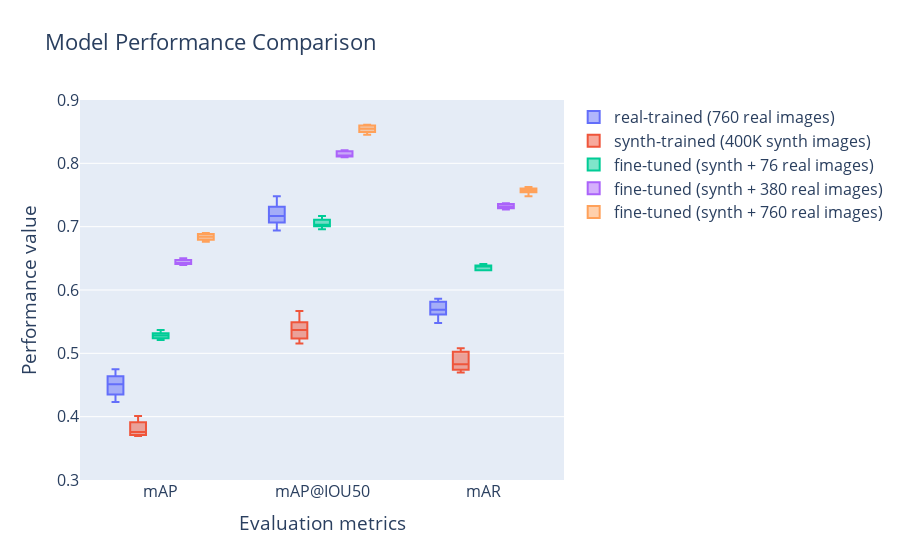

Here is the notebook cell this chart was saved with:
### Code cell
performance_box_plot(title="Model Performance Comparison", data=data, y_range=[0.3, 0.9])

### Figure 1 — Plotly figure (JSON) as saved in the notebook; plotly's stock layout.template omitted (floating-point values rounded to 4 significant figures)
{"data": [{"name": "real-trained (760 real images)", "type": "box", "x": ["mAP", "mAP", "mAP", "mAP", "mAP", "mAP@IOU50", "mAP@IOU50", "mAP@IOU50", "mAP@IOU50", "mAP@IOU50", "mAR", "mAR", "mAR", "mAR", "mAR"], "y": [0.475, 0.46, 0.451, 0.423, 0.4391, 0.748, 0.726, 0.717, 0.694, 0.711, 0.586, 0.58, 0.569, 0.548, 0.566]}, {"name": "synth-trained (400K synth images)", "type": "box", "x": ["mAP", "mAP", "mAP", "mAP", "mAP", "mAP@IOU50", "mAP@IOU50", "mAP@IOU50", "mAP@IOU50", "mAP@IOU50", "mAR", "mAR", "mAR", "mAR", "mAR"], "y": [0.3759, 0.3693, 0.3877, 0.4009, 0.3715, 0.5367, 0.5156, 0.5433, 0.5667, 0.5262, 0.4756, 0.4827, 0.5079, 0.5006, 0.4699]}, {"name": "fine-tuned (synth + 76 real images)", "type": "box", "x": ["mAP", "mAP", "mAP", "mAP", "mAP", "mAP@IOU50", "mAP@IOU50", "mAP@IOU50", "mAP@IOU50", "mAP@IOU50", "mAR", "mAR", "mAR", "mAR", "mAR"], "y": [0.528, 0.525, 0.521, 0.53, 0.537, 0.703, 0.702, 0.696, 0.709, 0.717, 0.641, 0.631, 0.631, 0.638, 0.638]}, {"name": "fine-tuned (synth + 380 real images)", "type": "box", "x": ["mAP", "mAP", "mAP", "mAP", "mAP", "mAP@IOU50", "mAP@IOU50", "mAP@IOU50", "mAP@IOU50", "mAP@IOU50", "mAR", "mAR", "mAR", "mAR", "mAR"], "y": [0.6394, 0.6424, 0.6417, 0.6503, 0.6463, 0.811, 0.8123, 0.8098, 0.8208, 0.8187, 0.7318, 0.727, 0.7355, 0.7371, 0.7299]}, {"name": "fine-tuned (synth + 760 real images)", "type": "box", "x": ["mAP", "mAP", "mAP", "mAP", "mAP", "mAP@IOU50", "mAP@IOU50", "mAP@IOU50", "mAP@IOU50", "mAP@IOU50", "mAR", "mAR", "mAR", "mAR", "mAR"], "y": [0.6839, 0.6762, 0.6802, 0.69, 0.6877, 0.8547, 0.8451, 0.8507, 0.8611, 0.8595, 0.7597, 0.7481, 0.7575, 0.7627, 0.7564]}], "layout": {"boxmode": "group", "font": {"size": 16}, "title": {"text": "Model Performance Comparison"}, "xaxis": {"tickangle": 0, "title": {"text": "Evaluation metrics"}}, "yaxis": {"range": [0.3, 0.9], "title": {"text": "Performance value"}}}}
